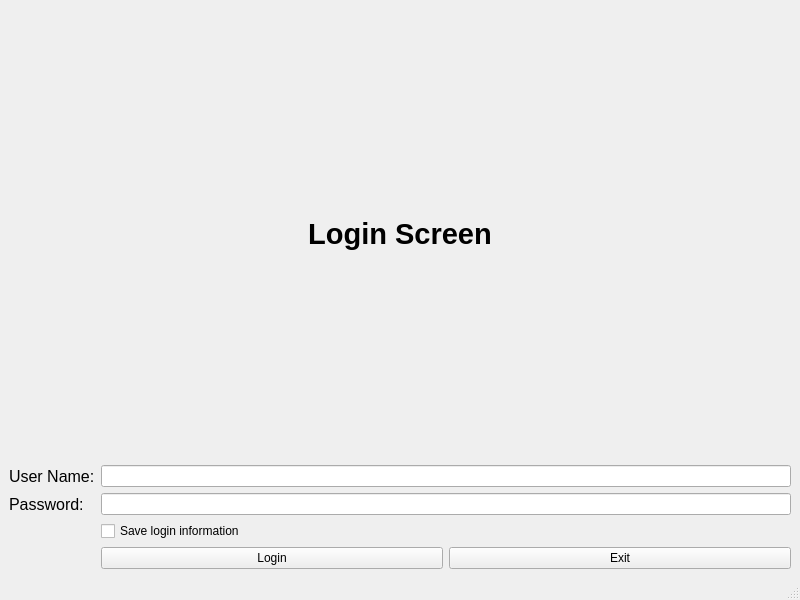
<?xml version="1.0" encoding="UTF-8"?>
<ui version="4.0">
 <class>MainWindow</class>
 <widget class="QMainWindow" name="MainWindow">
  <property name="geometry">
   <rect>
    <x>0</x>
    <y>0</y>
    <width>800</width>
    <height>600</height>
   </rect>
  </property>
  <property name="windowTitle">
   <string>MainWindow</string>
  </property>
  <widget class="QWidget" name="centralwidget">
   <layout class="QGridLayout" name="gridLayout_2">
    <item row="1" column="0">
     <layout class="QGridLayout" name="gridLayout">
      <item row="5" column="2">
       <layout class="QHBoxLayout" name="horizontalLayout">
        <item>
         <widget class="QPushButton" name="pushButtonLogin">
          <property name="text">
           <string>Login</string>
          </property>
         </widget>
        </item>
        <item>
         <widget class="QPushButton" name="pushButtonExit">
          <property name="text">
           <string>Exit</string>
          </property>
         </widget>
        </item>
       </layout>
      </item>
      <item row="3" column="1">
       <widget class="QLabel" name="labelPassword">
        <property name="font">
         <font>
          <pointsize>12</pointsize>
         </font>
        </property>
        <property name="text">
         <string>Password:</string>
        </property>
       </widget>
      </item>
      <item row="2" column="1">
       <widget class="QLabel" name="labelUserName">
        <property name="font">
         <font>
          <pointsize>12</pointsize>
         </font>
        </property>
        <property name="text">
         <string>User Name:</string>
        </property>
       </widget>
      </item>
      <item row="3" column="2">
       <widget class="QLineEdit" name="lineEditPassword"/>
      </item>
      <item row="4" column="2">
       <widget class="QCheckBox" name="checkBoxSaveInfor">
        <property name="text">
         <string>Save login information</string>
        </property>
       </widget>
      </item>
      <item row="2" column="2">
       <widget class="QLineEdit" name="lineEditUserName"/>
      </item>
      <item row="0" column="1" colspan="2">
       <widget class="QLabel" name="labelTitle">
        <property name="font">
         <font>
          <pointsize>22</pointsize>
          <weight>75</weight>
          <bold>true</bold>
         </font>
        </property>
        <property name="text">
         <string>Login Screen</string>
        </property>
        <property name="alignment">
         <set>Qt::AlignCenter</set>
        </property>
       </widget>
      </item>
     </layout>
    </item>
   </layout>
  </widget>
  <widget class="QMenuBar" name="menubar">
   <property name="geometry">
    <rect>
     <x>0</x>
     <y>0</y>
     <width>800</width>
     <height>25</height>
    </rect>
   </property>
  </widget>
  <widget class="QStatusBar" name="statusbar"/>
 </widget>
 <resources/>
 <connections/>
</ui>
